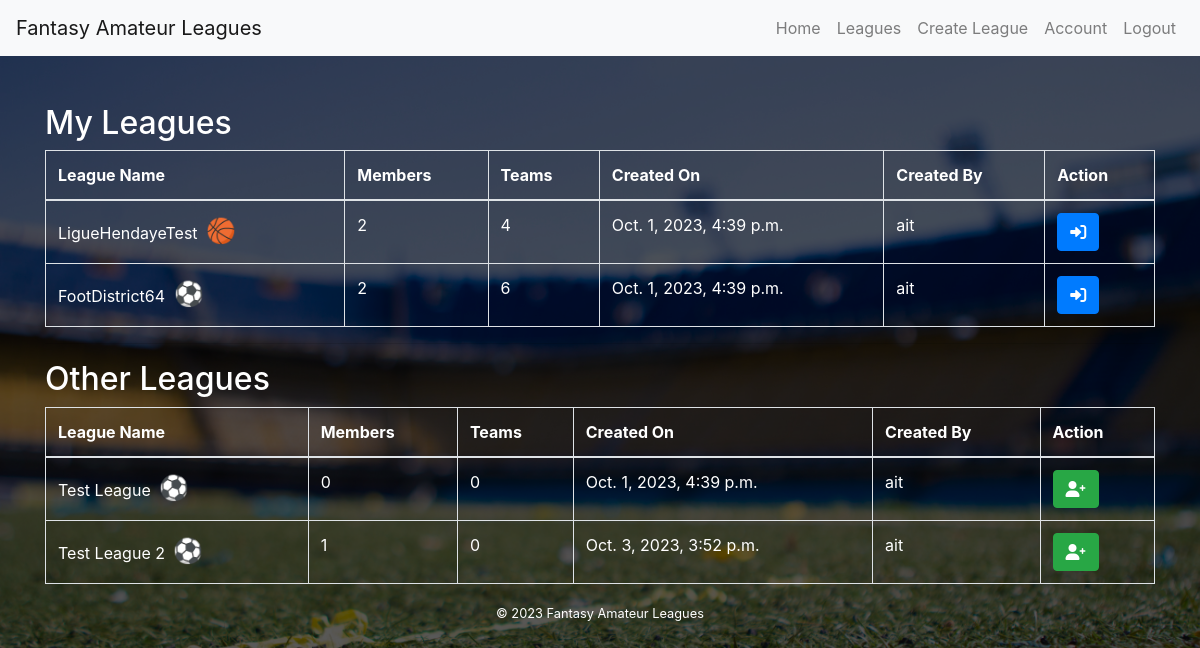
Screenshot of /leagues/ (signed in) with the database file from the repository.
### core/models.py (models this page shows, shortened)
class Membership(models.Model):
    user = models.ForeignKey(User, on_delete=models.CASCADE)
    league = models.ForeignKey(League, on_delete=models.CASCADE)
    date_joined = models.DateTimeField(auto_now_add=True)

class League(models.Model):
    name = models.CharField(max_length=255)
    sport = models.ForeignKey(Sport, on_delete=models.CASCADE)
    creator = models.ForeignKey(User, on_delete=models.CASCADE, related_name='created_leagues')
    members = models.ManyToManyField(User, through='Membership')
    country = models.CharField(max_length=255, default='France')
    date_created = models.DateTimeField(auto_now_add=True)
    pending_requests = models.ManyToManyField(User, related_name='pending_league_requests')

### core/views.py (the view)
# urls.py: path('leagues/', views.leagues, name='leagues'),
@login_required
def leagues(request):
    user = request.user
    user_leagues = user.membership_set.all().select_related('league')
    other_leagues = League.objects.exclude(members=user)
    return render(request, 'leagues.html', {'user_leagues': user_leagues, 'other_leagues': other_leagues})

### templates/leagues.html (shortened to what this page needs)
{% extends "base.html" %}
{% block content %}
  <h2>My Leagues</h2>
  <table class="table table-bordered">
    <thead>
      <tr>
        <th>League Name</th>
        <th>Members</th>
        <th>Teams</th>
        <th>Created On</th>
        <th>Created By</th>
        <th>Action</th>
      </tr>
    </thead>
    <tbody>
      {% for membership in user_leagues %}
        <tr>
          <td>
            {% if membership.league.sport.id == 1 %}
              {{ membership.league.name }} <span class="icon">&#9917;</span>
            {% elif membership.league.sport.id == 2 %}
              {{ membership.league.name }} <span class="icon">&#127936;</span>
            {% else %}
              {{ membership.league.name }}
            {% endif %}
          </td>
          <td>{{ membership.league.members.count }}</td>
          <td>{{ membership.league.team_set.count }}</td>
          <td>{{ membership.league.date_created }}</td>
          <td>{{ membership.league.creator }}</td>
          <td>
            {% if user in membership.league.members.all %}
              <a href="{% url 'league' membership.league.id %}" class="btn btn-primary">
                <i class="fas fa-sign-in-alt"></i>
              </a>
            {% endif %}
          </td>
        </tr>
      {% endfor %}
    </tbody>
  </table>
  <hr>
  <h2>Other Leagues</h2>
  <table class="table table-bordered">
    <thead>
      <tr>
        <th>League Name</th>
        <th>Members</th>
        <th>Teams</th>
        <th>Created On</th>
        <th>Created By</th>
        <th>Action</th>
      </tr>
    </thead>
    <tbody>
      {% for league in other_leagues %}
        <tr>
          <td>
            {% if league.sport.id == 1 %}
              {{ league.name }} <span class="icon">&#9917;</span>
            {% elif league.sport.id == 2 %}
              {{ league.name }} <span class="icon">&#127936;</span>
            {% else %}
              {{ league.name }}
            {% endif %}
          </td>
          <td>{{ league.members.count }}</td>
          <td>{{ league.team_set.count }}</td>
          <td>{{ league.date_created }}</td>
          <td>{{ league.creator }}</td>
          <td>
              <a href="{% url 'request_participation' league_id=league.id %}" class="btn btn-success">
                <i class="fas fa-user-plus"></i>
              </a>
          </td>
        </tr>
      {% endfor %}
    </tbody>
  </table>
{% endblock %}

### static/css/styles.css (style rules this page uses)
body { background-image: url("../images/fb2.jpg"); background-size: cover; background-repeat: no-repeat; background-attachment: fixed; color: white; }
body::before { content: ""; position: fixed; top: 0; left: 0; width: 100%; height: 100%; background-color: rgba(0, 0, 0, 0.65); z-index: -1; }
table, th, td { color: white; }
.icon { font-size: 24px; color: #007bff; margin: 0 4px; }

### rows the page displays
Membership: league.name "LigueHendayeTest", league.members.count "2", league.team_set.count "4", league.date_created "Oct. 1, 2023, 4:39 p.m.", league.creator "ait"
Membership: league.name "FootDistrict64", league.members.count "2", league.team_set.count "6", league.date_created "Oct. 1, 2023, 4:39 p.m.", league.creator "ait"
League: name "Test League", members.count "0", team_set.count "0", date_created "Oct. 1, 2023, 4:39 p.m.", creator "ait"
League: name "Test League 2", members.count "1", team_set.count "0", date_created "Oct. 3, 2023, 3:52 p.m.", creator "ait"
